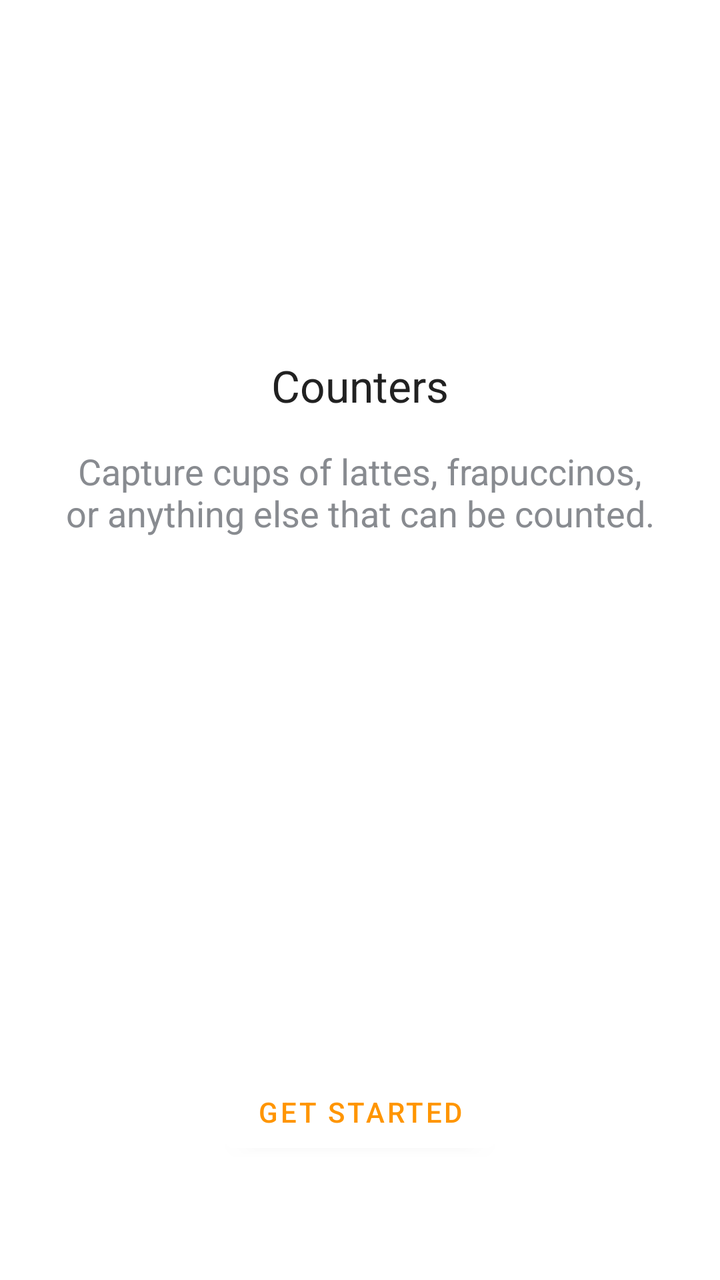
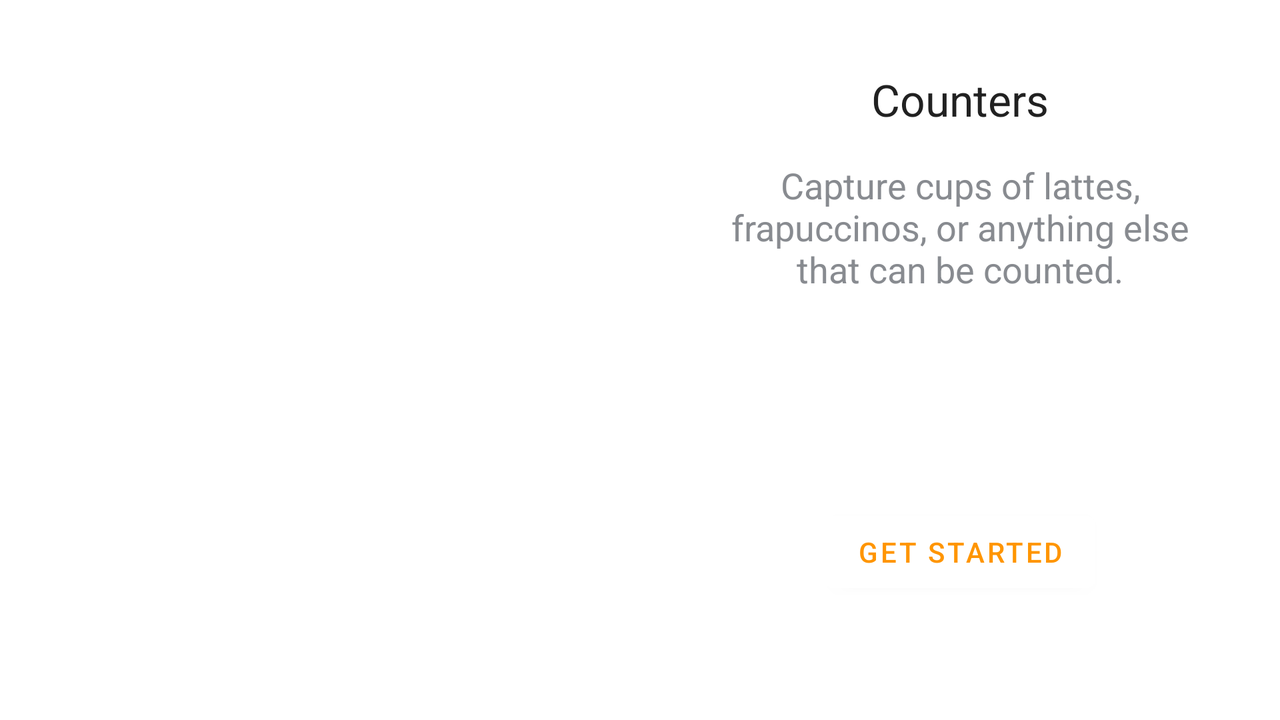

First picture: res/layout/ on a phone held upright. Second picture: the repository's own variant of that layout, on a device whose configuration matches the variant's folder. Source for both follows.
<!-- AndroidManifest.xml: application theme Theme.CountersNormal -->
<!-- res/layout/fragment_welcome.xml -->
<?xml version="1.0" encoding="utf-8"?>
<androidx.constraintlayout.widget.ConstraintLayout xmlns:android="http://schemas.android.com/apk/res/android"
    xmlns:app="http://schemas.android.com/apk/res-auto"
    xmlns:tools="http://schemas.android.com/tools"
    android:layout_width="match_parent"
    android:layout_height="match_parent"
    android:background="@color/white"
    tools:context=".presentation.welcome.WelcomeFragment">

    <ImageView
        android:id="@+id/imageLogo"
        android:layout_width="@dimen/welcome_logo_size"
        android:layout_height="wrap_content"
        android:layout_marginTop="@dimen/space_90"
        android:src="@drawable/ic_welcome_logo"
        app:layout_constraintEnd_toEndOf="parent"
        app:layout_constraintStart_toStartOf="parent"
        app:layout_constraintTop_toTopOf="parent"
        android:importantForAccessibility="no"/>

    <include layout="@layout/layout_welcome_content"
        android:id="@+id/welcome_content"
        android:layout_width="0dp"
        android:layout_height="0dp"
        app:layout_constraintEnd_toEndOf="parent"
        app:layout_constraintStart_toStartOf="parent"
        app:layout_constraintBottom_toBottomOf="parent"
        app:layout_constraintTop_toBottomOf="@id/imageLogo"/>

</androidx.constraintlayout.widget.ConstraintLayout>
<!-- res/layout/layout_welcome_content.xml (included above) -->
<?xml version="1.0" encoding="utf-8"?>
<androidx.constraintlayout.widget.ConstraintLayout xmlns:android="http://schemas.android.com/apk/res/android"
    xmlns:app="http://schemas.android.com/apk/res-auto"
    android:layout_width="match_parent"
    android:layout_height="match_parent">

    <TextView
        android:id="@+id/textTitle"
        style="@style/TextAppearance.AppCompat.Large"
        android:layout_width="wrap_content"
        android:layout_height="wrap_content"
        android:text="@string/welcome_title"
        app:layout_constraintBottom_toTopOf="@+id/textDescription"
        app:layout_constraintLeft_toLeftOf="parent"
        app:layout_constraintRight_toRightOf="parent"
        app:layout_constraintTop_toTopOf="parent"
        app:layout_constraintVertical_bias="0.25"
        app:layout_constraintVertical_chainStyle="packed" />

    <TextView
        android:id="@+id/textDescription"
        style="@style/TextAppearance.AppCompat.Medium"
        android:layout_width="0dp"
        android:layout_height="wrap_content"
        android:layout_marginStart="@dimen/space_32"
        android:layout_marginTop="@dimen/space_16"
        android:layout_marginEnd="@dimen/space_32"
        android:text="@string/welcome_description"
        android:textAlignment="center"
        app:layout_constraintBottom_toTopOf="@+id/buttonStart"
        app:layout_constraintLeft_toLeftOf="parent"
        app:layout_constraintRight_toRightOf="parent"
        app:layout_constraintTop_toBottomOf="@+id/textTitle"
        app:layout_constraintVertical_bias="0.0" />

    <Button
        android:id="@+id/buttonStart"
        android:layout_width="wrap_content"
        android:layout_height="wrap_content"
        android:layout_marginBottom="@dimen/space_60"
        android:backgroundTint="@color/white"
        android:paddingStart="@dimen/space_16"
        android:paddingEnd="@dimen/space_16"
        android:text="@string/get_started"
        android:textColor="?attr/colorPrimary"
        app:layout_constraintBottom_toBottomOf="parent"
        app:layout_constraintEnd_toEndOf="parent"
        app:layout_constraintStart_toStartOf="parent" />

</androidx.constraintlayout.widget.ConstraintLayout>
<!-- resources referenced by this layout -->
<resources>
  <color name="white">#FFFFFF</color>
  <dimen name="space_16">16dp</dimen>
  <dimen name="space_32">32dp</dimen>
  <dimen name="space_60">60dp</dimen>
  <dimen name="space_90">90dp</dimen>
  <dimen name="welcome_logo_size">200dp</dimen>
  <string name="get_started">Get started</string>
  <string name="welcome_description">Capture cups of lattes, frapuccinos, or anything else that can be counted.</string>
  <string name="welcome_title">Counters</string>
  <!-- from res/values-v23/ -->
  <style name="Theme.CountersNormal" parent="Theme.MaterialComponents.DayNight.NoActionBar">
          
          <item name="colorPrimary">@color/orange</item>
          <item name="colorOnPrimary">@color/black</item>
          
          <item name="colorSecondary">@color/white</item>
          <item name="colorOnSecondary">@color/gray</item>
          <item name="android:textColorPrimary">@color/black</item>
          <item name="android:textColorSecondary">@color/gray</item>
          <item name="android:textColorTertiary">@color/light_gray</item>
          
          <item name="android:statusBarColor">?attr/colorSecondary</item>
          <item name="android:windowLightStatusBar">true</item>
          <item name="windowActionModeOverlay">true</item>
          <item name="actionModeCloseButtonStyle">@style/Counter.ActionModeCloseButtonStyle</item>
      </style>
  <color name="orange">#FF9500</color>
  <color name="black">#212121</color>
  <color name="gray">#888B90</color>
  <color name="light_gray">#DCDCDF</color>
  <style name="Counter.ActionModeCloseButtonStyle" parent="Widget.AppCompat.Light.ActionButton.CloseMode">
          <item name="android:tint">@color/orange</item>
      </style>
</resources>
<!-- res/layout-land/fragment_welcome.xml (the repository's variant of the layout above) -->
<!-- drawn on the phone turned sideways -->
<?xml version="1.0" encoding="utf-8"?>
<androidx.constraintlayout.widget.ConstraintLayout xmlns:android="http://schemas.android.com/apk/res/android"
    xmlns:app="http://schemas.android.com/apk/res-auto"
    xmlns:tools="http://schemas.android.com/tools"
    android:layout_width="match_parent"
    android:layout_height="match_parent"
    tools:context=".presentation.welcome.WelcomeFragment">

    <ImageView
        android:id="@+id/imageLogo"
        android:layout_width="@dimen/welcome_logo_size"
        android:layout_height="wrap_content"
        android:importantForAccessibility="no"
        android:src="@drawable/ic_welcome_logo"
        app:layout_constraintBottom_toBottomOf="parent"
        app:layout_constraintEnd_toEndOf="@id/guidelineCenter"
        app:layout_constraintStart_toStartOf="parent"
        app:layout_constraintTop_toTopOf="parent" />


    <include
        layout="@layout/layout_welcome_content"
        android:layout_width="0dp"
        android:layout_height="0dp"
        app:layout_constraintBottom_toBottomOf="parent"
        app:layout_constraintEnd_toEndOf="parent"
        app:layout_constraintStart_toStartOf="@id/guidelineCenter"
        app:layout_constraintTop_toTopOf="parent" />

    <androidx.constraintlayout.widget.Guideline
        android:id="@+id/guidelineCenter"
        android:layout_width="wrap_content"
        android:layout_height="wrap_content"
        android:orientation="vertical"
        app:layout_constraintGuide_percent="0.5" />

</androidx.constraintlayout.widget.ConstraintLayout>
<!-- resources referenced by the variant -->
<!-- as the phone turned sideways resolves them -->
<resources>
  <color name="white">#FFFFFF</color>
  <dimen name="space_16">16dp</dimen>
  <dimen name="space_32">32dp</dimen>
  <dimen name="space_60">60dp</dimen>
  <dimen name="welcome_logo_size">200dp</dimen>
  <string name="get_started">Get started</string>
  <string name="welcome_description">Capture cups of lattes, frapuccinos, or anything else that can be counted.</string>
  <string name="welcome_title">Counters</string>
  <!-- from res/values-v23/ -->
  <style name="Theme.CountersNormal" parent="Theme.MaterialComponents.DayNight.NoActionBar">
          
          <item name="colorPrimary">@color/orange</item>
          <item name="colorOnPrimary">@color/black</item>
          
          <item name="colorSecondary">@color/white</item>
          <item name="colorOnSecondary">@color/gray</item>
          <item name="android:textColorPrimary">@color/black</item>
          <item name="android:textColorSecondary">@color/gray</item>
          <item name="android:textColorTertiary">@color/light_gray</item>
          
          <item name="android:statusBarColor">?attr/colorSecondary</item>
          <item name="android:windowLightStatusBar">true</item>
          <item name="windowActionModeOverlay">true</item>
          <item name="actionModeCloseButtonStyle">@style/Counter.ActionModeCloseButtonStyle</item>
      </style>
  <color name="orange">#FF9500</color>
  <color name="black">#212121</color>
  <color name="gray">#888B90</color>
  <color name="light_gray">#DCDCDF</color>
  <style name="Counter.ActionModeCloseButtonStyle" parent="Widget.AppCompat.Light.ActionButton.CloseMode">
          <item name="android:tint">@color/orange</item>
      </style>
</resources>
